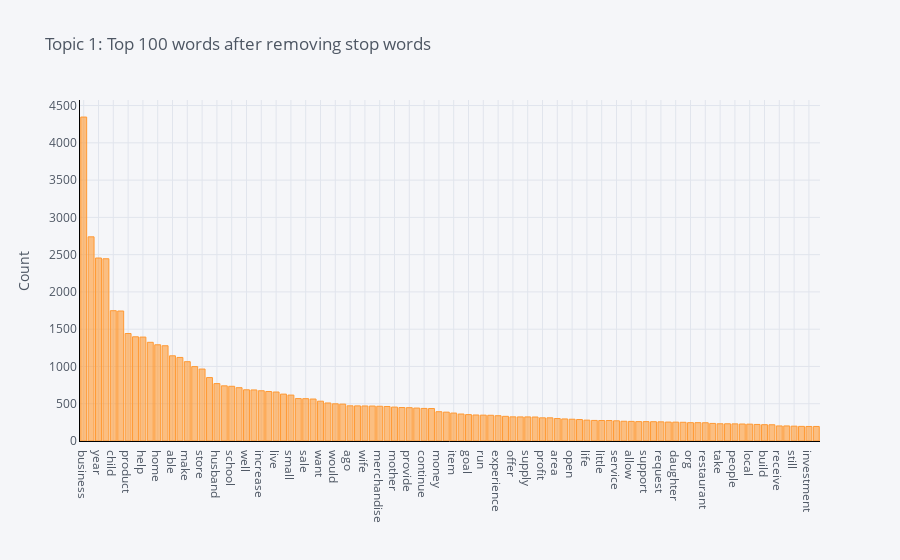

Here is the notebook cell this chart was saved with:
### Markdown cell above
topic_numにトピック名を指定することで、特定のトピックを解析することができます。  
以下のコードは、"Topic 1"という名前のトピックの、単語の出現数をグラフで表示します。

### Code cell
plot_model(lda, topic_num="Topic 1")

### Figure 1 — Plotly figure (JSON) as saved in the notebook; plotly's stock layout.template omitted (floating-point values rounded to 4 significant figures)
{"data": [{"name": "count", "text": "", "y": [4346, 2739, 2455, 2445, 1748, 1744, 1442, 1398, 1394, 1324, 1291, 1278, 1143, 1121, 1064, 998, 965, 851, 770, 740, 734, 715, 687, 685, 674, 664, 657, 629, 616, 569, 568, 563, 534, 510, 499, 495, 472, 471, 470, 469, 466, 463, 455, 449, 447, 442, 437, 436, 393, 387, 375, 362, 354, 349, 347, 345, 339, 331, 324, 323, 323, 322, 311, 311, 301, 296, 292, 288, 280, 276, 275, 275, 271, 265, 263, 260, 260, 259, 257, 254, 253, 251, 246, 246, 245, 236, 231, 231, 230, 228, 226, 222, 219, 218, 202, 202, 199, 196, 195, 195], "marker": {"color": "rgba(255, 153, 51, 0.6)", "line": {"color": "rgba(255, 153, 51, 1.0)", "width": 1}}, "x": ["business", "loan", "year", "sell", "child", "work", "product", "use", "help", "buy", "home", "old", "able", "also", "make", "start", "store", "family", "husband", "order", "school", "invest", "well", "client", "increase", "need", "live", "purchase", "small", "hope", "sale", "grow", "want", "customer", "would", "improve", "ago", "begin", "wife", "new", "merchandise", "house", "mother", "income", "provide", "food", "continue", "good", "money", "first", "item", "capital", "goal", "second", "run", "shop", "experience", "time", "offer", "go", "supply", "market", "profit", "give", "area", "son", "open", "currently", "life", "expand", "little", "clothing", "service", "demand", "allow", "save", "support", "training_educational_programs_information", "request", "microfinance_ecuador_services_please", "daughter", "description", "org", "mifex_org_www_mifex", "restaurant", "day", "take", "marry", "people", "single", "local", "thank", "build", "married", "receive", "community", "still", "pm", "investment", "like"], "type": "bar", "orientation": "v"}], "layout": {"title": {"text": "Topic 1: Top 100 words after removing stop words", "font": {"color": "#4D5663"}}, "paper_bgcolor": "#F5F6F9", "plot_bgcolor": "#F5F6F9", "yaxis": {"tickfont": {"color": "#4D5663"}, "title": {"text": "Count", "font": {"color": "#4D5663"}}, "showgrid": true, "zerolinecolor": "#E1E5ED", "gridcolor": "#E1E5ED", "linecolor": "black"}, "xaxis": {"tickfont": {"color": "#4D5663"}, "title": {"text": "", "font": {"color": "#4D5663"}}, "showgrid": true, "zerolinecolor": "#E1E5ED", "gridcolor": "#E1E5ED", "linecolor": "black"}, "legend": {"bgcolor": "#F5F6F9", "font": {"color": "#4D5663"}}}}
